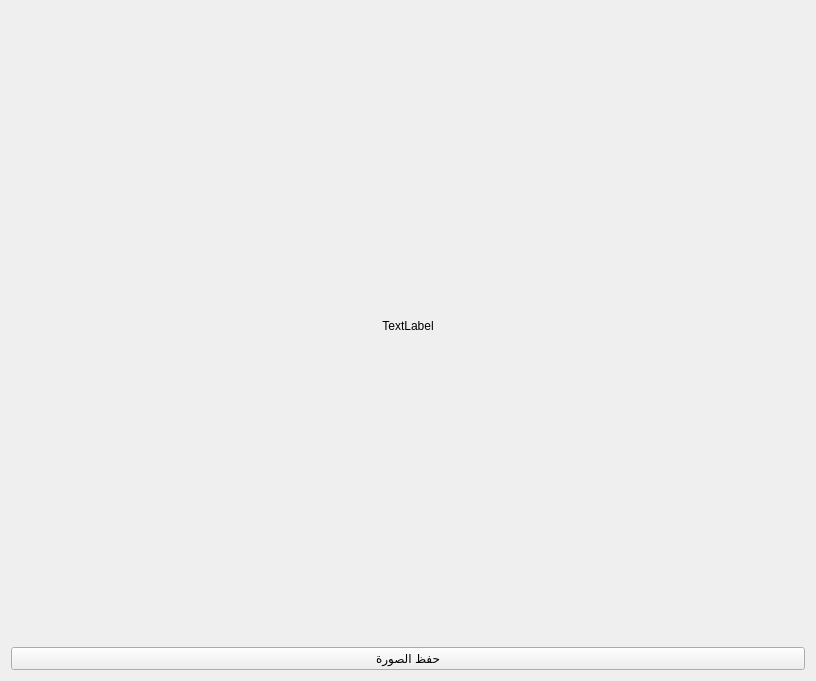
<?xml version="1.0" encoding="UTF-8"?>
<ui version="4.0">
 <class>Form</class>
 <widget class="QWidget" name="Form">
  <property name="geometry">
   <rect>
    <x>0</x>
    <y>0</y>
    <width>816</width>
    <height>681</height>
   </rect>
  </property>
  <property name="windowTitle">
   <string>Form</string>
  </property>
  <layout class="QVBoxLayout" name="verticalLayout">
   <item>
    <widget class="QLabel" name="img_label">
     <property name="sizePolicy">
      <sizepolicy hsizetype="Ignored" vsizetype="Ignored">
       <horstretch>0</horstretch>
       <verstretch>0</verstretch>
      </sizepolicy>
     </property>
     <property name="text">
      <string>TextLabel</string>
     </property>
     <property name="scaledContents">
      <bool>true</bool>
     </property>
     <property name="alignment">
      <set>Qt::AlignCenter</set>
     </property>
    </widget>
   </item>
   <item>
    <widget class="QPushButton" name="save_img_btn">
     <property name="text">
      <string>حفظ الصورة</string>
     </property>
    </widget>
   </item>
  </layout>
 </widget>
 <resources/>
 <connections/>
</ui>
